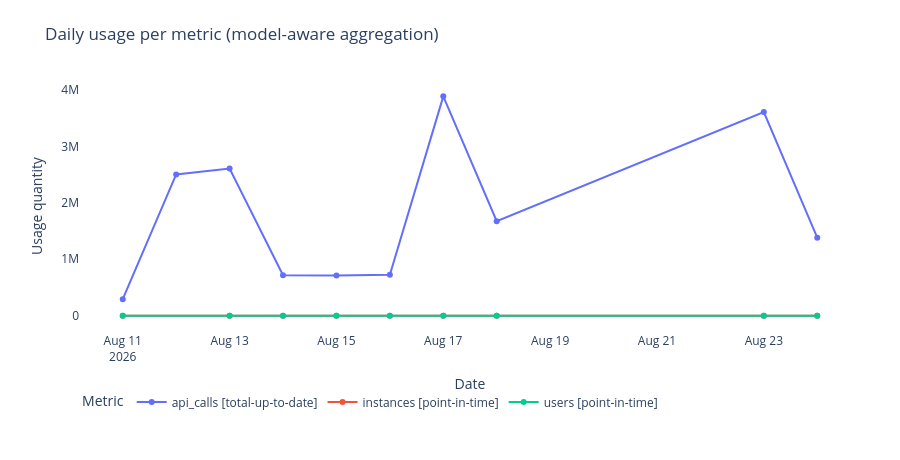

Notebook code for this chart:
### Markdown cell above
### Chart Guide

**Purpose:** Shows how each metric is trending day-over-day across the query window,
using the semantically correct aggregation for each metering model.

**Chart Attributes**

| | |
|---|---|
| **Chart type** | Multi-series line chart |
| **X axis** | Date (one data point per day) |
| **Y axis** | Usage quantity — aggregation varies by metering model |
| **Colour** | One line per metric, labelled with its metering model |

**Insights:** A rising line means consumption is growing. A flat line means stable usage.
Sudden drops may indicate reporting gaps or instance churn rather than real usage decreases.

### Code cell
if fig_51 is not None:
    fig_51.show()

### Figure 1 — Plotly figure (JSON) as saved in the notebook; plotly's stock layout.template omitted (floating-point values rounded to 4 significant figures)
{"data": [{"hovertemplate": "Metric=api_calls [total-up-to-date]<br>Date=%{x}<br>Usage quantity=%{y}<extra></extra>", "legendgroup": "api_calls [total-up-to-date]", "line": {"color": "#636efa", "dash": "solid"}, "marker": {"symbol": "circle"}, "mode": "lines+markers", "name": "api_calls [total-up-to-date]", "orientation": "v", "showlegend": true, "type": "scatter", "x": ["2026-08-11T00:00:00.000000", "2026-08-12T00:00:00.000000", "2026-08-13T00:00:00.000000", "2026-08-14T00:00:00.000000", "2026-08-15T00:00:00.000000", "2026-08-16T00:00:00.000000", "2026-08-17T00:00:00.000000", "2026-08-18T00:00:00.000000", "2026-08-23T00:00:00.000000", "2026-08-24T00:00:00.000000"], "xaxis": "x", "y": [291200.0, 2502000.0, 2605000.0, 716700.0, 710600.0, 723300.0, 3885000.0, 1673000.0, 3608000.0, 1382000.0], "yaxis": "y"}, {"hovertemplate": "Metric=instances [point-in-time]<br>Date=%{x}<br>Usage quantity=%{y}<extra></extra>", "legendgroup": "instances [point-in-time]", "line": {"color": "#EF553B", "dash": "solid"}, "marker": {"symbol": "circle"}, "mode": "lines+markers", "name": "instances [point-in-time]", "orientation": "v", "showlegend": true, "type": "scatter", "x": ["2026-08-11T00:00:00.000000", "2026-08-13T00:00:00.000000", "2026-08-14T00:00:00.000000", "2026-08-15T00:00:00.000000", "2026-08-16T00:00:00.000000", "2026-08-17T00:00:00.000000", "2026-08-18T00:00:00.000000", "2026-08-23T00:00:00.000000", "2026-08-24T00:00:00.000000"], "xaxis": "x", "y": [1.0, 1.0, 1.0, 1.0, 1.0, 1.0, 1.0, 1.0, 1.0], "yaxis": "y"}, {"hovertemplate": "Metric=users [point-in-time]<br>Date=%{x}<br>Usage quantity=%{y}<extra></extra>", "legendgroup": "users [point-in-time]", "line": {"color": "#00cc96", "dash": "solid"}, "marker": {"symbol": "circle"}, "mode": "lines+markers", "name": "users [point-in-time]", "orientation": "v", "showlegend": true, "type": "scatter", "x": ["2026-08-11T00:00:00.000000", "2026-08-13T00:00:00.000000", "2026-08-14T00:00:00.000000", "2026-08-15T00:00:00.000000", "2026-08-16T00:00:00.000000", "2026-08-17T00:00:00.000000", "2026-08-18T00:00:00.000000", "2026-08-23T00:00:00.000000", "2026-08-24T00:00:00.000000"], "xaxis": "x", "y": [1.0, 1.0, 1.0, 1.0, 1.0, 1.0, 1.0, 1.0, 1.0], "yaxis": "y"}], "layout": {"height": 460, "hovermode": "x unified", "legend": {"orientation": "h", "title": {"text": "Metric"}, "tracegroupgap": 0, "x": 0, "xanchor": "left", "y": -0.22, "yanchor": "top"}, "margin": {"b": 128, "l": 80, "r": 40, "t": 80}, "plot_bgcolor": "white", "title": {"text": "Daily usage per metric (model-aware aggregation)"}, "xaxis": {"anchor": "y", "domain": [0, 1], "title": {"text": "Date"}}, "yaxis": {"anchor": "x", "domain": [0, 1], "title": {"text": "Usage quantity"}}}}
